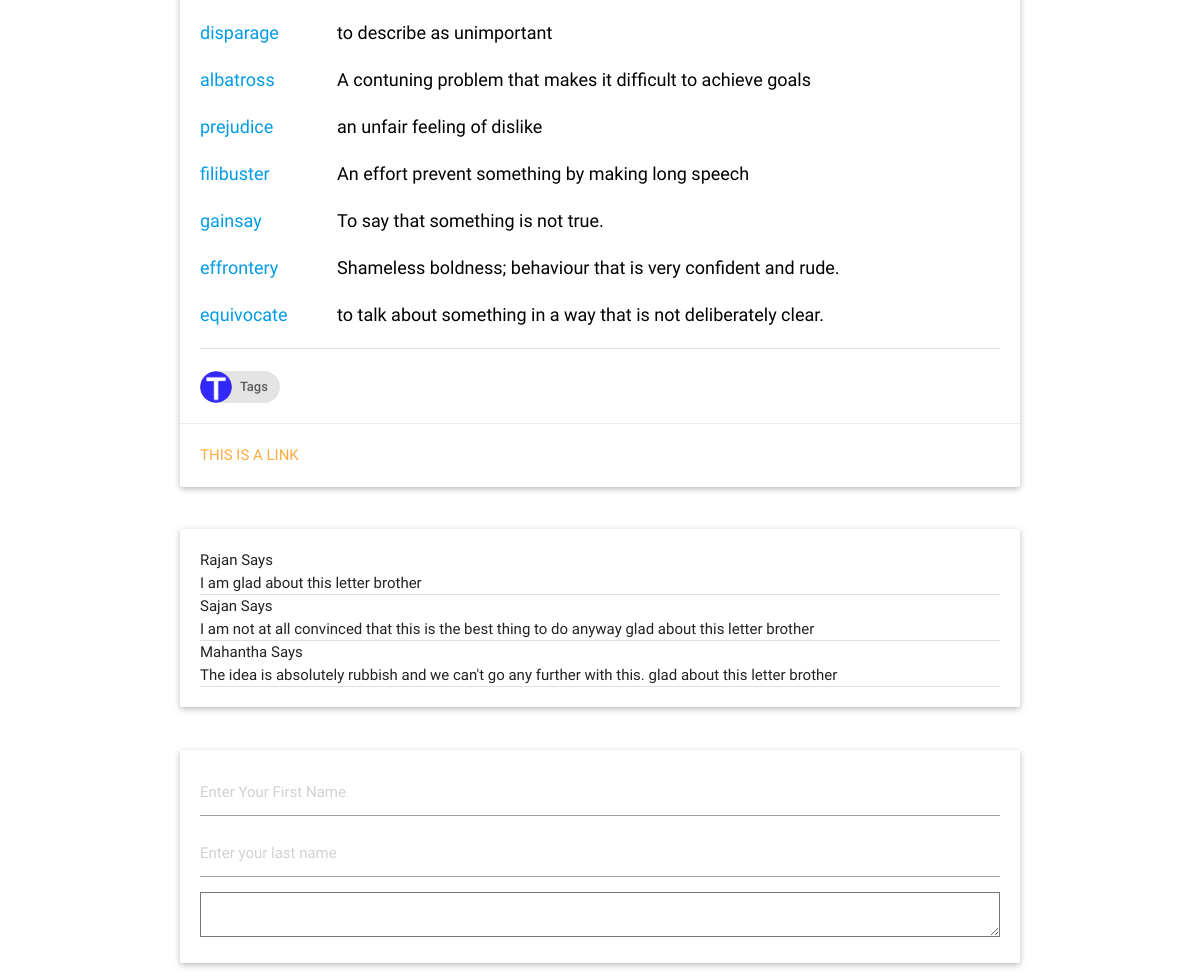
Page /gre/tag/Negative (middle part) on the earlier database version.
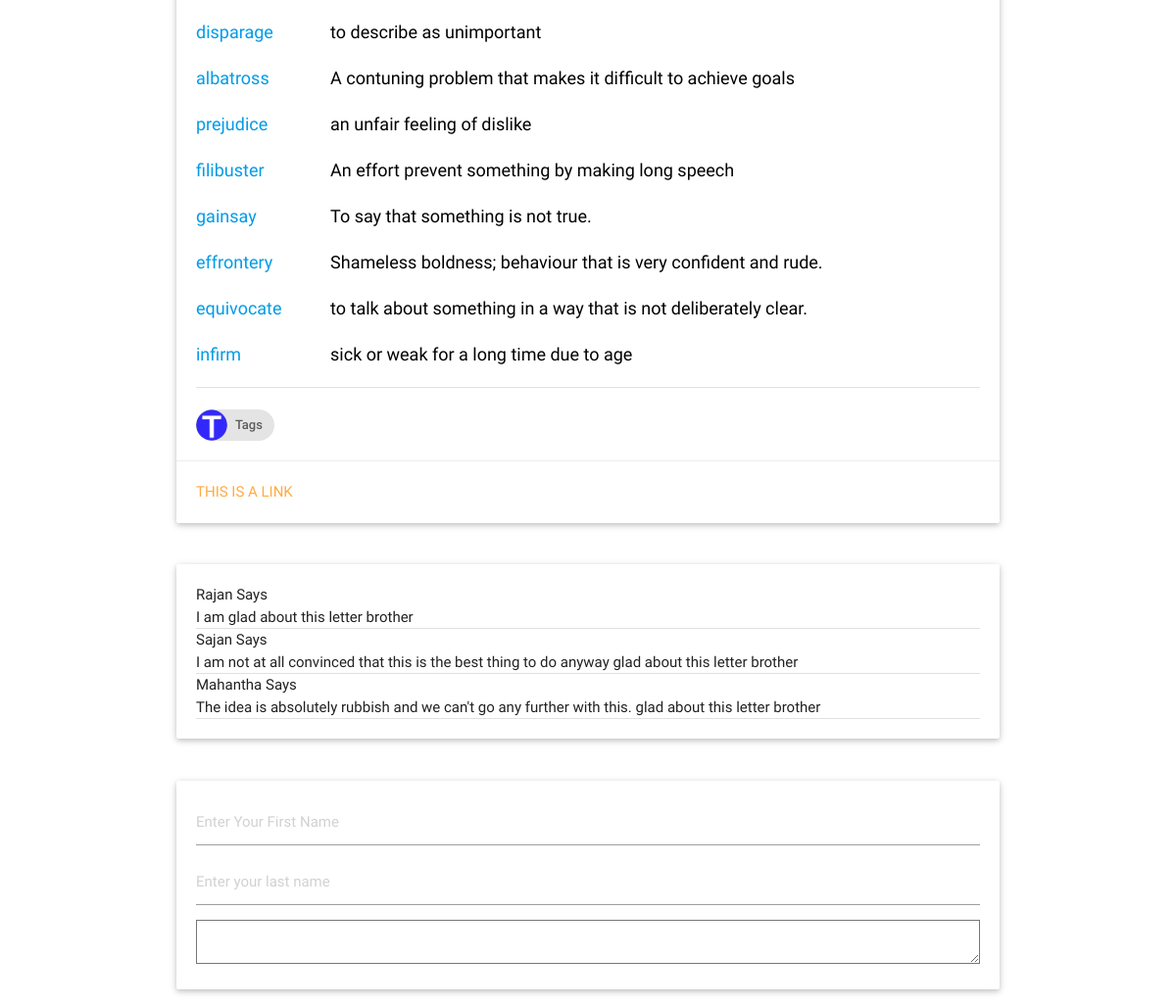
Same page on the later database version.
### gre/models.py (models this page shows)
class Vocab(models.Model):
    word = models.CharField(max_length=25,unique=True)
    meaning = models.CharField(max_length=250)
    sentences = models.TextField();
    createdate = models.DateTimeField(auto_now_add=True)
    updatedate = models.DateTimeField(auto_now=True)
    category = models.ManyToManyField('Tag',blank=False)
    source = models.ManyToManyField('Source',blank=False)
    synonym = models.ManyToManyField('Vocab',  blank=True, related_name="%(app_label)s_%(class)s_related_synonym")
    antonym = models.ManyToManyField('Vocab',  blank=True, related_name="%(app_label)s_%(class)s_related_antonym")
    seealso = models.ManyToManyField('Vocab',  blank=True, related_name="%(app_label)s_%(class)s_related_see_also" )
    def __str__(self):
        return self.word

### gre/views.py (the view)
# urls.py: url(r'^tag/(?P<ptag>[\w]+)$',views.tag,name='tag')
def tag(request,ptag):
    tagids = get_list_or_404(Tag,tagname__contains = ptag)
    tagwords = get_list_or_404(Vocab,category__in = tagids)
    template = loader.get_template('gre/tags.html')
    context = {
        'tagwords':tagwords,
        'tag' : ptag
    }
    return HttpResponse(template.render(context,request))

### gre/templates/gre/tags.html (shortened to what this page needs)
{%extends "base.html" %}
{%load staticfiles %}
{%block bodycontent %}
<div class="container">
<div class="row">
    <div class="col l12 s12 m12">
      <div class="card">
        <div class="card-content black-text">
            <div class="content" style="text-align: justify; font-size: 1.2em">
            {%for word in tagwords%}
            <div class="row">
                <div class="col s3 m3 l2"><a href="{% url 'meaning' word%}">{{word}}</a></div>
                <div class="col s9 m9 l10">{{word.meaning}}</div>
             </div>
            {% endfor %}
          </div>
          <div class="divider"></div>
          <br/>
          <a href="{% url 'alltag' %}">
          <div class="chip">
                <img src="{%static 'images/capital-t.png'%}" alt="Tags">
                Tags
          </div>
          </a>
        </div>
        <div class="card-action">
          <a href="#">This is a link</a>
        </div>
      </div>
    </div>
</div>
{% include "Blog/comment.html" %}
</div>
{%endblock bodycontent %}

Differences in the rows shown:
added Vocab: word "infirm", meaning "sick or weak for a long time due to age"
